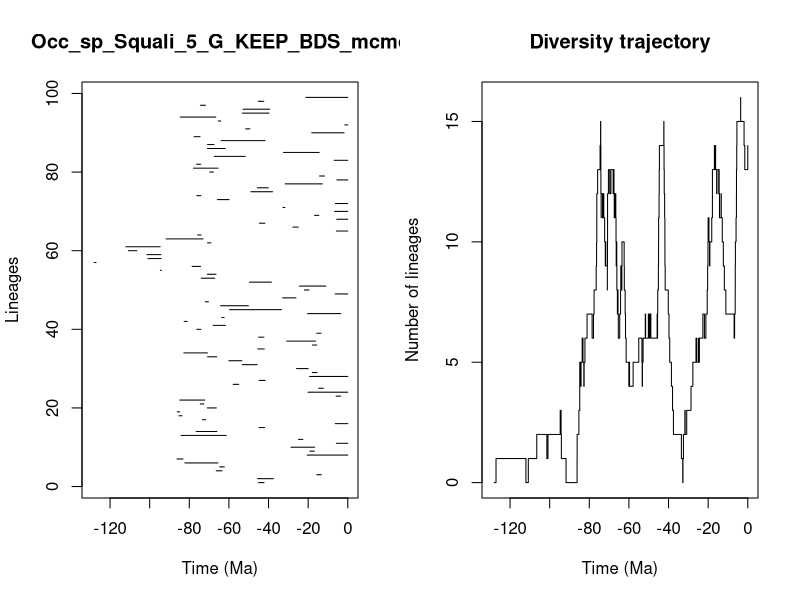

R code for this plot:


pdf(file='../Results/Species/5_MA_bins_EP_FT/pyrate_mcmc_logs/Occ_sp_Squali_5_G_KEEP_BDS_mcmc_LTT.pdf',width=0.6*20, height=0.6*10)
title = "Occ_sp_Squali_5_G_KEEP_BDS_mcmc"
ts=c(45.04452327222283, 45.54577630570553,15.627478962076765,66.4199107107672,64.63833283938158,82.19934033158859,86.16627834816912,20.476815178327133,19.1262218766757,28.651799811162377,5.699521034762927,24.91882140413326,84.15402203830779,76.52393570007987,44.77946563750234,6.315491349969184,73.33413466047284,85.2562387538036,86.13026891620747,70.8984028888268,74.4626597813734,84.81633937346882,5.912195886403956,20.09176696041967,14.679365529005318,57.872881320492354,44.70451678798922,19.28699465645367,17.848463234346717,25.868106330326984,53.30002439092607,60.037594369978386,70.77768213509906,82.76552314406213,45.45960813174875,17.853993821121882,30.824034625606046,45.00589682607905,15.720596458477877,76.20896199963967,67.96239146751402,82.6024383603021,63.57046185617238,20.267430188340374,59.679492272839035,64.21624913071467,71.93301496511005,32.83901496840273,6.352379249793237,21.884898252548425,24.420104490328367,49.67569128820385,74.02968090890946,70.88345893279548,94.61849354158878,78.57429029658503,128.00076078319964,100.86066925779463,101.42696729085608,110.7822814020387,111.99501583889949,70.78233247264708,91.72680435386918,75.79787184072256,5.732867603254163,27.72692195900221,44.60700768815526,5.568933219790849,16.78045045332143,6.648751133998935,32.71847702996259,6.248642560291672,65.81974972264614,76.20544336871158,48.922599402762465,45.62445676366923,31.60377905354588,5.490999162625692,14.27933670197492,69.68279472830888,77.88134466402029,76.31996390084014,6.897236883161081,67.40611375722598,32.476026403414664,70.81115419474763,70.81655466021013,63.89462392668652,77.59034442806482,18.192049923939564,51.57338620867921,1.5107268495287847,65.35507657576076,84.60287964100138,53.17968749825173,52.8519552668455,74.35778155717885,45.12225506130023,21.15342389574803)
te=c(42.267770208910974, 37.52568195862258,13.377020822737792,63.49214955428992,62.326711063104526,65.52706898378484,83.1844887391065,0.0,16.852128601398245,16.737450474809474,0.0,22.676507994414145,61.39588872661574,66.07348966655988,41.966738426523534,0.0,71.70129982202091,83.60559375166672,84.80767869449085,66.33809430007082,72.69113623726511,72.24528509152518,3.601600338659936,0.0,12.348170813773853,55.03465765771983,41.69720483517581,0.0,15.566884300353657,20.01086088624135,45.75458261541356,53.44147553486097,66.1337088713023,70.84093008246121,42.169150249696095,15.654126114490191,16.2352954721999,42.32563432926775,13.48687087871305,74.1601344573099,61.72605926134048,81.1285132858404,62.4034874098241,3.5817434547379583,33.509860008875776,50.18816072522174,70.34306762350029,26.1473593061913,0.0,19.60040935017678,11.070328312012657,38.55204002174029,67.12179650277457,66.50312016967237,94.09431656995503,74.30412786321038,127.09081432037712,94.23199157690281,94.32342991867546,106.51916958908738,94.68459710521338,69.08124111231228,73.02259670017939,74.0028515842571,0.0,25.013571405798654,41.84221426304215,0.0,14.60747098393849,0.0,31.757472246475213,0.0,59.91620279227155,74.15103368160466,37.974653155792,40.126178874535796,12.869177484837854,0.0,11.81972616132867,67.85846012589994,65.49725805955137,74.22274848092542,0.0,51.747574901220474,14.44742270938973,61.902071333237956,67.53133213464616,41.81707051021001,74.55733062617611,1.8734460263107788,49.41577850417827,0.0,64.09222975893967,66.61109044909844,39.77666939258947,39.40948713557687,71.85422071923422,42.383935764906326,0.0)
div_traj=c(0, 1,0,1,2,1,2,3,2,3,2,1,0,1,2,3,4,5,4,5,6,5,4,5,6,7,6,7,8,9,10,11,12,13,14,13,14,15,14,13,12,11,12,11,12,11,10,9,10,9,8,9,10,9,10,11,12,13,12,13,12,13,12,11,12,11,10,9,10,9,8,7,8,7,6,7,8,9,8,9,10,9,8,7,6,5,4,5,4,5,6,5,4,5,6,7,6,7,6,7,6,7,6,7,8,9,10,11,12,13,14,15,14,13,12,11,10,9,8,7,6,5,4,3,2,1,0,1,2,3,2,3,4,5,6,5,6,5,6,7,6,7,8,9,10,11,10,9,10,11,12,13,14,13,14,13,12,13,12,13,12,13,12,11,12,11,10,9,8,7,6,7,8,9,10,11,12,13,14,15,16,15,14,13,14)
time_events=c(128.00076078319964, 127.09081432037712,111.99501583889949,110.7822814020387,106.51916958908738,101.42696729085608,100.86066925779463,94.68459710521338,94.61849354158878,94.32342991867546,94.23199157690281,94.09431656995503,91.72680435386918,86.16627834816912,86.13026891620747,85.2562387538036,84.81633937346882,84.80767869449085,84.60287964100138,84.15402203830779,83.60559375166672,83.1844887391065,82.76552314406213,82.6024383603021,82.19934033158859,81.1285132858404,78.57429029658503,77.88134466402029,77.59034442806482,76.52393570007987,76.31996390084014,76.20896199963967,76.20544336871158,75.79787184072256,74.55733062617611,74.4626597813734,74.35778155717885,74.30412786321038,74.22274848092542,74.1601344573099,74.15103368160466,74.02968090890946,74.0028515842571,73.33413466047284,73.02259670017939,72.69113623726511,72.24528509152518,71.93301496511005,71.85422071923422,71.70129982202091,70.8984028888268,70.88345893279548,70.84093008246121,70.81655466021013,70.81115419474763,70.78233247264708,70.77768213509906,70.34306762350029,69.68279472830888,69.08124111231228,67.96239146751402,67.85846012589994,67.53133213464616,67.40611375722598,67.12179650277457,66.61109044909844,66.50312016967237,66.4199107107672,66.33809430007082,66.1337088713023,66.07348966655988,65.81974972264614,65.52706898378484,65.49725805955137,65.35507657576076,64.63833283938158,64.21624913071467,64.09222975893967,63.89462392668652,63.57046185617238,63.49214955428992,62.4034874098241,62.326711063104526,61.902071333237956,61.72605926134048,61.39588872661574,60.037594369978386,59.91620279227155,59.679492272839035,57.872881320492354,55.03465765771983,53.44147553486097,53.30002439092607,53.17968749825173,52.8519552668455,51.747574901220474,51.57338620867921,50.18816072522174,49.67569128820385,49.41577850417827,48.922599402762465,45.75458261541356,45.62445676366923,45.54577630570553,45.45960813174875,45.12225506130023,45.04452327222283,45.00589682607905,44.77946563750234,44.70451678798922,44.60700768815526,42.383935764906326,42.32563432926775,42.267770208910974,42.169150249696095,41.966738426523534,41.84221426304215,41.81707051021001,41.69720483517581,40.126178874535796,39.77666939258947,39.40948713557687,38.55204002174029,37.974653155792,37.52568195862258,33.509860008875776,32.83901496840273,32.71847702996259,32.476026403414664,31.757472246475213,31.60377905354588,30.824034625606046,28.651799811162377,27.72692195900221,26.1473593061913,25.868106330326984,25.013571405798654,24.91882140413326,24.420104490328367,22.676507994414145,21.884898252548425,21.15342389574803,20.476815178327133,20.267430188340374,20.09176696041967,20.01086088624135,19.60040935017678,19.28699465645367,19.1262218766757,18.192049923939564,17.853993821121882,17.848463234346717,16.852128601398245,16.78045045332143,16.737450474809474,16.2352954721999,15.720596458477877,15.654126114490191,15.627478962076765,15.566884300353657,14.679365529005318,14.60747098393849,14.44742270938973,14.27933670197492,13.48687087871305,13.377020822737792,12.869177484837854,12.348170813773853,11.81972616132867,11.070328312012657,6.897236883161081,6.648751133998935,6.352379249793237,6.315491349969184,6.248642560291672,5.912195886403956,5.732867603254163,5.699521034762927,5.568933219790849,5.490999162625692,3.601600338659936,3.5817434547379583,1.8734460263107788,1.5107268495287847,0.0)
                par(mfrow=c(1,2))
                L = length(ts)
                plot(ts, 1:L , xlim=c(-max(ts)-1,0), pch=20, type="n", main=title,xlab="Time (Ma)",ylab="Lineages")
                for (i in 1:L){segments(x0=-te[i],y0=i,x1=-ts[i],y1=i)}    
                t = -time_events
                plot(div_traj ~ t,type="s", main = "Diversity trajectory",xlab="Time (Ma)",ylab="Number of lineages",xlim=c(-max(ts)-1,0))
                abline(v=c(65,200,251,367,445),lty=2,col="gray")
                
